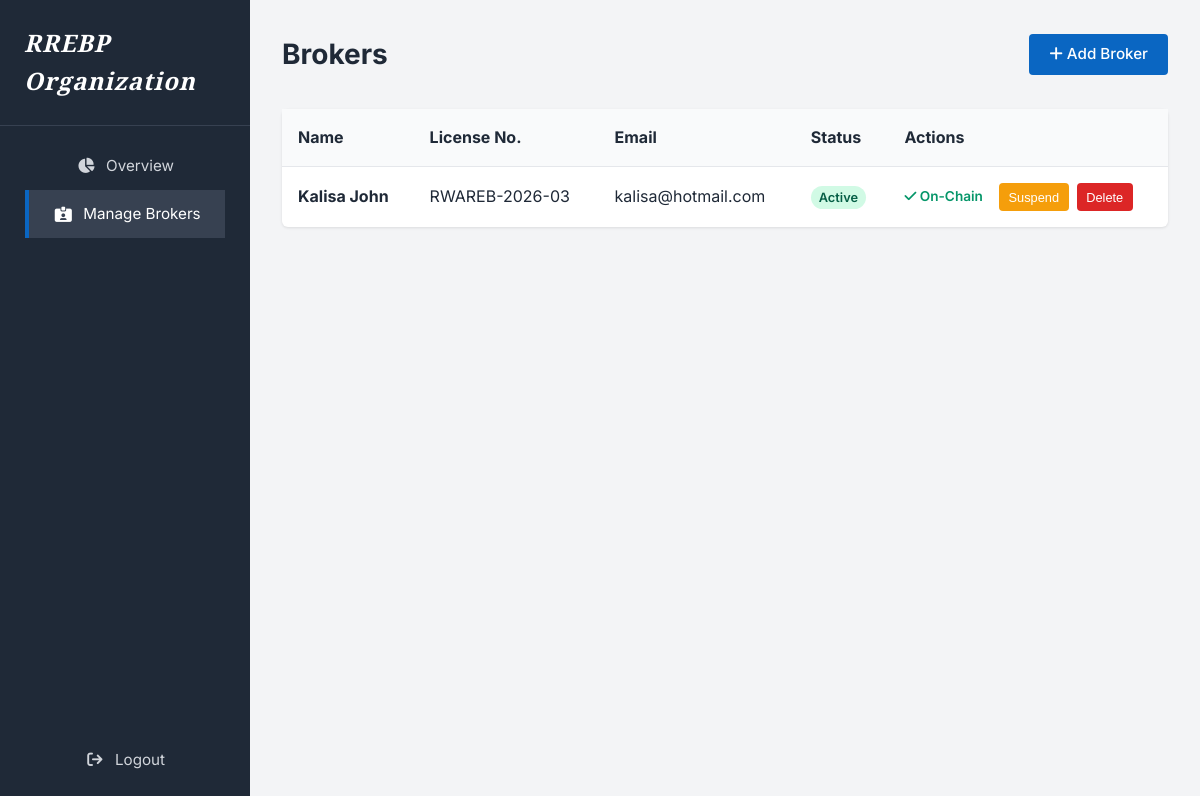
/assocdash/brokers (signed in), run on an earlier commit of the app's database.
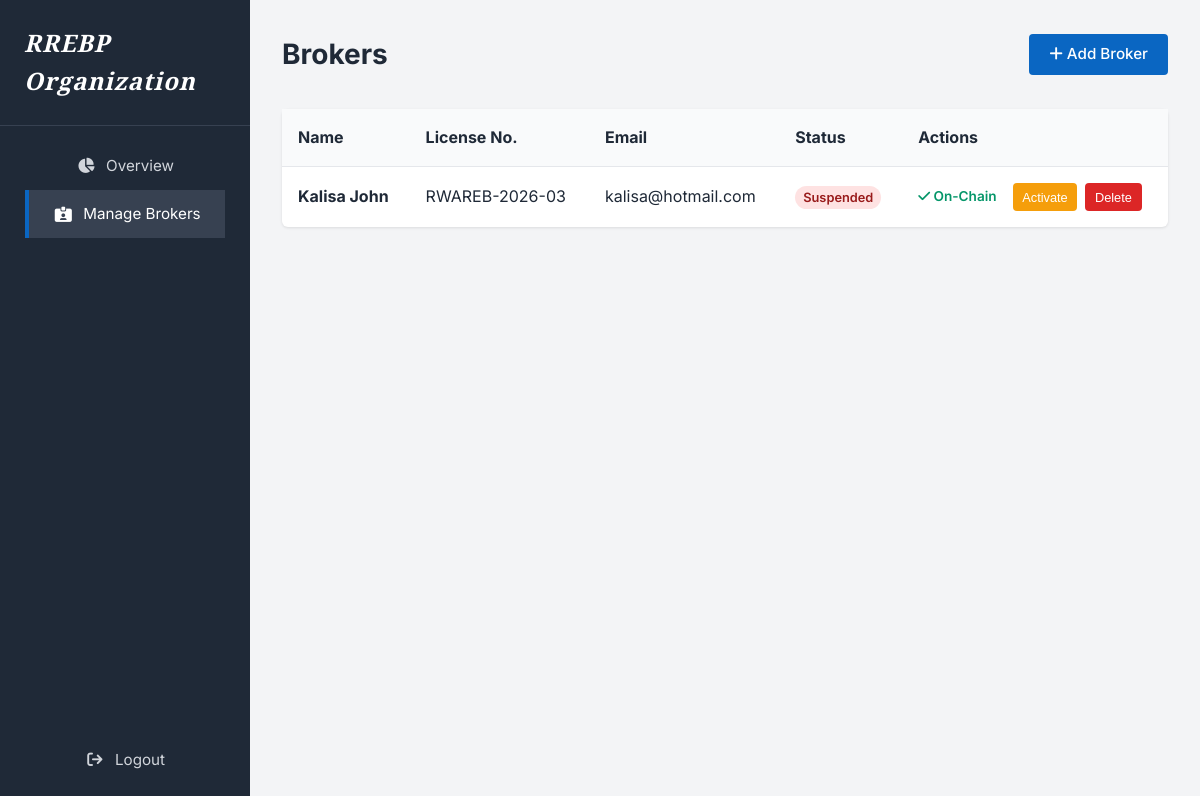
And on a later commit of the database.
### models.py (models this page shows)
class Broker(db.Model):
    __tablename__ = 'brokers'
    id = db.Column(db.String(36), primary_key=True, default=generate_uuid)
    organization_id = db.Column(db.String(36), db.ForeignKey('organizations.id'), nullable=False)
    full_name = db.Column(db.String(100), nullable=False)
    phone = db.Column(db.String(30), nullable=False)
    email = db.Column(db.String(150), unique=True, nullable=False)
    professional_title = db.Column(db.String(100))
    license_number = db.Column(db.String(100), unique=True, nullable=False)
    profile_photo_url = db.Column(db.String(255), nullable=True)
    bio = db.Column(db.Text, nullable=True)
    verification_code = db.Column(db.String(255), nullable=True)
    status = db.Column(db.String(20), default='Pending Registration') # Will change to 'Active' after blockchain deployment
    verified_at = db.Column(db.DateTime, nullable=True)
    expires_at = db.Column(db.DateTime, nullable=True)
    registered_by = db.Column(db.String(36), db.ForeignKey('association_admins.id'), nullable=False)
    created_at = db.Column(db.DateTime, default=datetime.utcnow)
    updated_at = db.Column(db.DateTime, default=datetime.utcnow, onupdate=datetime.utcnow)

### association.py (the view)
@association.route('/assocdash/brokers')
@assoc_login_required
def brokers():
    admin = AssociationAdmin.query.get(session['assoc_admin_id'])
    org_brokers = Broker.query.filter_by(organization_id=admin.organization_id).order_by(Broker.created_at.desc()).all()
    return render_template("assoc_brokers.html", brokers=org_brokers)

### association.py (called while the page is built)
def assoc_login_required(f):
    @wraps(f)
    def decorated_function(*args, **kwargs):
        if 'assoc_admin_id' not in session:
            return redirect(url_for('landing.login_portal'))
        return f(*args, **kwargs)
    return decorated_function

### templates/assoc_brokers.html (shortened to what this page needs)
{% extends "assoc_base.html" %}
{% block content %}
<div class="admin-header">
    <h1>Brokers</h1>
    <a href="/assocdash/brokers/new" class="btn-primary"><i class="fa-solid fa-plus"></i> Add Broker</a>
</div>
<table class="data-table" style="width: 100%; border-collapse: collapse; background-color: white; border-radius: 6px; box-shadow: 0 1px 3px rgba(0,0,0,0.1);">
    <thead>
        <tr style="background-color: #F9FAFB; text-align: left;">
            <th style="padding: 1rem;">Name</th>
            <th style="padding: 1rem;">License No.</th>
            <th style="padding: 1rem;">Email</th>
            <th style="padding: 1rem;">Status</th>
            <th style="padding: 1rem;">Actions</th>
        </tr>
    </thead>
    <tbody>
        {% for broker in brokers %}
        <tr style="border-top: 1px solid #E5E7EB;">
            <td style="padding: 1rem;"><strong>{{ broker.full_name }}</strong></td>
            <td style="padding: 1rem;">{{ broker.license_number }}</td>
            <td style="padding: 1rem;">{{ broker.email }}</td>
            <td style="padding: 1rem;">
                {% if broker.status == 'Active' %}
                    <span style="padding: 0.25rem 0.5rem; border-radius: 9999px; font-size: 0.8rem; font-weight: 600; background-color: #D1FAE5; color: #065F46;">{{ broker.status }}</span>
                {% elif broker.status == 'Suspended' %}
                    <span style="padding: 0.25rem 0.5rem; border-radius: 9999px; font-size: 0.8rem; font-weight: 600; background-color: #FEE2E2; color: #991B1B;">{{ broker.status }}</span>
                {% else %}
                    <span style="padding: 0.25rem 0.5rem; border-radius: 9999px; font-size: 0.8rem; font-weight: 600; background-color: #FEF3C7; color: #92400E;">{{ broker.status }}</span>
                {% endif %}
            </td>
            <td style="padding: 1rem; display: flex; gap: 0.5rem; align-items: center; flex-wrap: wrap;">
                {% if broker.status == 'Pending Registration' %}
                    <button onclick="deployBroker('{{ broker.id }}', '{{ broker.license_number }}', '{{ broker.organization_id }}')" class="btn-primary" style="background-color: #8B5CF6; font-size: 0.8rem; padding: 0.4rem 0.6rem; cursor: pointer; border: none; border-radius: 4px; color: white;">
                        <i class="fa-brands fa-ethereum"></i> Deploy
                    </button>
                {% else %}
                    <span style="color: #059669; font-size: 0.85rem; font-weight: 600; margin-right: 0.5rem;"><i class="fa-solid fa-check"></i> On-Chain</span>
                {% endif %}
                <form action="/assocdash/brokers/{{ broker.id }}/suspend" method="POST" style="margin: 0;">
                    <button type="submit" style="background-color: #F59E0B; color: white; border: none; padding: 0.4rem 0.6rem; border-radius: 4px; cursor: pointer; font-size: 0.8rem;">
                        {{ 'Activate' if broker.status == 'Suspended' else 'Suspend' }}
                    </button>
                </form>
                <form action="/assocdash/brokers/{{ broker.id }}/delete" method="POST" onsubmit="return confirm('Delete this broker completely?');" style="margin: 0;">
                    <button type="submit" style="background-color: #DC2626; color: white; border: none; padding: 0.4rem 0.6rem; border-radius: 4px; cursor: pointer; font-size: 0.8rem;">
                        Delete
                    </button>
                </form>
            </td>
        </tr>
        {% else %}
        <tr><td colspan="5" style="text-align: center; padding: 2rem;">No brokers found.</td></tr>
        {% endfor %}
    </tbody>
</table>
{% endblock %}

### templates/assoc_base.html (shortened to what this page needs)
<!DOCTYPE html>
<html lang="en">
<head>
    <link rel="stylesheet" href="https://cdnjs.cloudflare.com/ajax/libs/font-awesome/6.4.0/css/all.min.css">
    <link rel="stylesheet" href="{{ url_for('static', filename='css/style.css') }}">
    <link rel="stylesheet" href="{{ url_for('static', filename='css/admin_style.css') }}">
</head>
<body>
    <div class="admin-layout">
        <aside class="admin-sidebar" style="background-color: #1F2937;">
            <a href="/assocdash" class="logo">RREBP Organization</a>
            <nav class="admin-nav">
                <a href="/assocdash" class="{% if request.path == '/assocdash' %}active{% endif %}"><i class="fa-solid fa-chart-pie"></i> Overview</a>
                <a href="/assocdash/brokers" class="{% if 'brokers' in request.path %}active{% endif %}"><i class="fa-solid fa-id-card-clip"></i> Manage Brokers</a>
                <a href="/assocdash/logout" style="margin-top: auto;"><i class="fa-solid fa-arrow-right-from-bracket"></i> Logout</a>
            </nav>
        </aside>
        <main class="admin-main">
            {% block content %}{% endblock %}
        </main>
    </div>
</body>
</html>

### static/css/style.css (style rules this page uses)
:root { --bg-white: #FFFFFF; --text-dark: #1F2937; --text-muted: #6B7280; --border-grey: #E5E7EB; --hover-grey: #F3F4F6; --btn-blue: #0A66C2; --btn-blue-hover: #004182; --footer-bg: #2f426b; }
body { font-family: 'Inter', sans-serif; background-color: var(--bg-white); color: var(--text-dark); margin: 0; padding: 0; line-height: 1.6; display: flex; flex-direction: column; min-height: 100vh; }
nav { max-width: 1200px; margin: 0 auto; padding: 1rem 2rem; display: flex; justify-content: space-between; align-items: center; }
.logo { font-family: 'Playfair Display', serif; font-size: 1.5rem; font-style: italic; color: var(--text-dark); text-decoration: none; letter-spacing: 1px; font-weight: 700; }
.btn-primary { background-color: var(--btn-blue); color: var(--bg-white); padding: 0.5rem 1.25rem; border-radius: 4px; text-decoration: none; font-weight: 500; font-size: 0.95rem; transition: background-color 0.2s; border: none; cursor: pointer; }
main { max-width: 1200px; margin: 0 auto; padding: 2rem; flex: 1; }

### static/css/admin_style.css (style rules this page uses)
.admin-layout { display: flex; min-height: 100vh; background-color: var(--bg-white); }
.admin-sidebar { width: 250px; background-color: var(--text-dark); color: var(--bg-white); display: flex; flex-direction: column; }
.admin-sidebar .logo { padding: 1.5rem; color: var(--bg-white); border-bottom: 1px solid #374151; display: block; }
.admin-nav { display: flex; flex-direction: column; padding: 1rem 0; flex: 1; }
.admin-nav a { color: #D1D5DB; text-decoration: none; padding: 0.75rem 1.5rem; display: flex; align-items: center; font-size: 0.95rem; transition: background-color 0.2s, color 0.2s; }
.admin-nav a:hover, .admin-nav a.active { background-color: #374151; color: var(--bg-white); border-left: 4px solid var(--btn-blue); }
.admin-nav i { margin-right: 10px; width: 20px; text-align: center; }
.admin-main { flex: 1; background-color: var(--hover-grey); padding: 2rem; overflow-y: auto; }
.admin-header { display: flex; justify-content: space-between; align-items: center; margin-bottom: 2rem; }
.admin-header h1 { margin: 0; font-size: 1.75rem; color: var(--text-dark); }

What changed in the data, as far as the page shows it:
changed Broker "Kalisa John": status "Suspend" → "Activate"; status "Active" → "Suspended"
